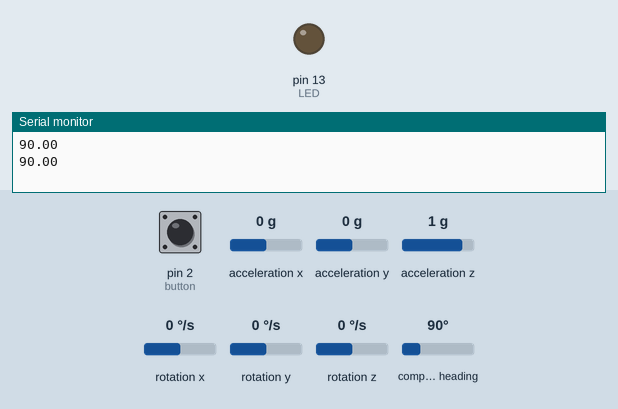
This sketch was run on a simulated Arduino Uno, built with avr-gcc and run on an emulated ATmega328P. Shown: output pins drawn as LEDs (lit = HIGH), the last lines printed to the serial monitor. Inputs (shaded band) come from the test bench; at power-on: pin 2 (button) HIGH, acceleration x 0 g, acceleration y 0 g, acceleration z 1 g, rotation x 0 °/s, rotation y 0 °/s, rotation z 0 °/s, compass heading 90°.

Above: at 1.8 s.
1.9 s: pin 2 (button) pulled LOW for 1.2 s
At 3.3 s:
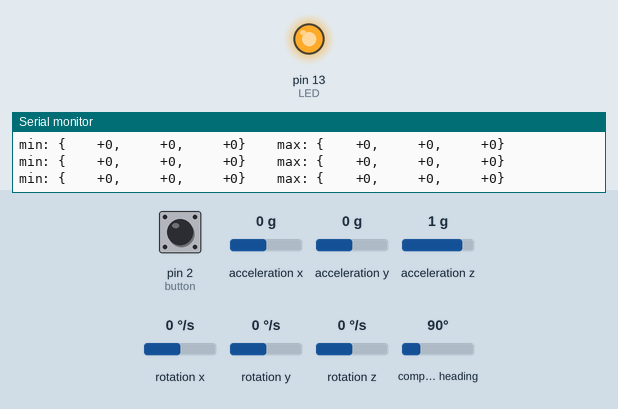
4.6 s: pin 2 (button) pulled LOW for 3.2 s
At 5.1 s:
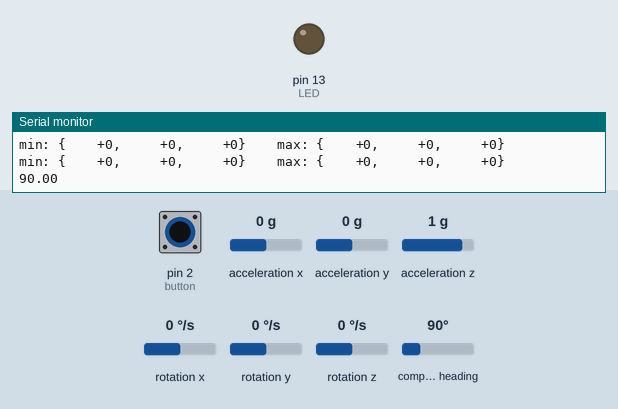
9.3 s: pin 2 (button) driven LOW
At 10.5 s:
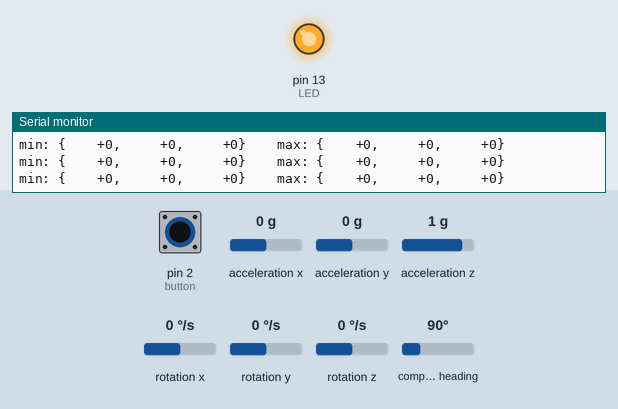
13.4 s: pin 2 (button) pulsed HIGH 2 times (0.12 s each, 0.3 s apart)
At 14.2 s:
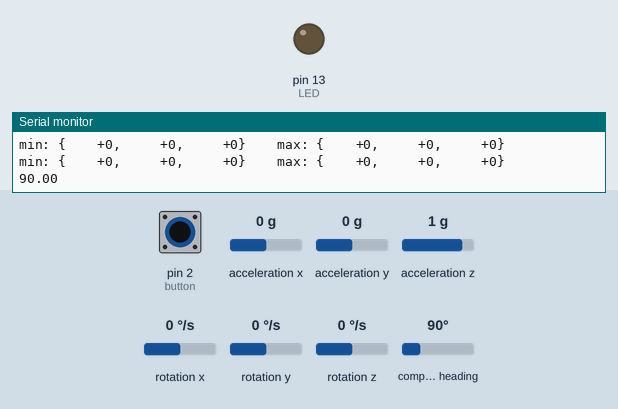
Timing chart, 0 to 16.4 s (numbered marks = the images above; inputs shaded):
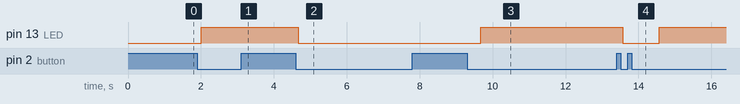

The sketch:

lsm303_heading_with_calibration.ino
```cpp
/* 2015/09/16
   Ren Ye

   Heading with calibration by push button
   When push button once, the chip is in calibration phase, LED 13 on
   when push button again, the chip is in heading phase, LED 13 off
   need to use software deboucing!

   Connectivity:
   5V -> 10Kohm -> [2] -> button pin 1
   button p2 -> gnd
*/


// library
#include <Wire.h>
#include <LSM303.h>

int LED = 13; // onboard led
int button = 2; // button to enter and exit calibration mode
volatile boolean iscalibrate = 0; // interrupt, calibrated or not

// for calibration report
char report[80];

// call the object compass
LSM303 compass;
LSM303::vector<int16_t> running_min = {32767, 32767, 32767}, running_max = {-32768, -32768, -32768};

/*
boolean debounce(boolean last)
{
  boolean current = digitalRead(button);
  if (last != current)
  {
    delay(debounceDelay);
    current = digitalRead(button);
  }
  return current;
}
*/

void calibrate(){
  // toggle calibrate state, whenever the button is pressed
  if (iscalibrate==0)
    iscalibrate=1;
  else
    iscalibrate=0;
}

void setup() {
  pinMode(LED, OUTPUT);
  pinMode(button,INPUT);

  digitalWrite(LED, LOW);

  Serial.begin(9600);
  Wire.begin();
  compass.init();
  compass.enableDefault();

  /*
  Calibration values; the default values of +/-32767 for each axis
  lead to an assumed magnetometer bias of 0. Use the Calibrate example
  program to determine appropriate values for your particular unit.
  */
  compass.m_min = (LSM303::vector<int16_t>){-32767, -32767, -32767};
  compass.m_max = (LSM303::vector<int16_t>){+32767, +32767, +32767};
  //compass.m_min = (LSM303::vector<int16_t>){-2838, -3539, -4191}; //obtained by calibration
  //compass.m_max = (LSM303::vector<int16_t>){+2133, +970, +534}; // obtained by calibration

  // interrupt, for UNO, only use pin 2 or 3
  attachInterrupt(digitalPinToInterrupt(button), calibrate, FALLING);
}

void loop() {
  // checking if it is in interrupting mode
  while(iscalibrate==1) //calibration
  {
    digitalWrite(LED,HIGH);

    compass.read();

    running_min.x = min(running_min.x, compass.m.x);
    running_min.y = min(running_min.y, compass.m.y);
    running_min.z = min(running_min.z, compass.m.z);

    running_max.x = max(running_max.x, compass.m.x);
    running_max.y = max(running_max.y, compass.m.y);
    running_max.z = max(running_max.z, compass.m.z);

    snprintf(report, sizeof(report), "min: {%+6d, %+6d, %+6d}    max: {%+6d, %+6d, %+6d}",
    running_min.x, running_min.y, running_min.z,
    running_max.x, running_max.y, running_max.z);
    Serial.println(report);
    delay(100);
    compass.m_min=running_min;
    compass.m_max=running_max;
  }

   //normal heading mode
    digitalWrite(LED,LOW);

    compass.read();
    float heading = compass.heading();

    Serial.println(heading);
    delay(1000);
}
```

Measured:
- after the input at 1.9 s, pin 13 (LED): LOW → HIGH after 0.10 s
- after the input at 4.6 s, pin 13 (LED): HIGH → LOW after 0.07 s
- after the input at 9.3 s, pin 13 (LED): LOW → HIGH after 0.37 s
- after the input at 13.4 s, pin 13 (LED): HIGH → LOW after 0.16 s, → HIGH 1.0 s later
